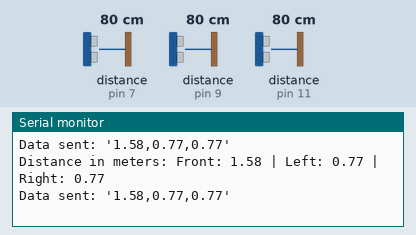
A sketch run on a simulated Arduino Uno, built with avr-gcc and run on an emulated ATmega328P. Shown: the last lines printed to the serial monitor. Wiring (inferred from the names in the program): 3 × ultrasonic range finder: trigger pin 6, echo pin 7 / trigger pin 8, echo pin 9 / trigger pin 10, echo pin 11. Inputs (shaded band) come from the test bench; at power-on: distance to the obstacle (sensors on pin 7, pin 9, pin 11) 80 cm. The echo pulse lasts 58.3 µs per cm; no radio packets arrive unless stated.

Above: at 1.2 s.
1.3 s: distance to the obstacle (sensor on pin 7) set to 120 cm
At 3.51 s:
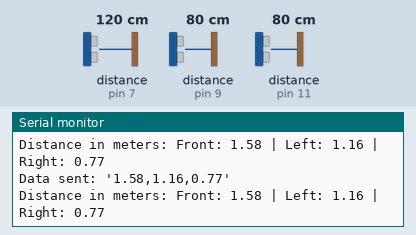
4.3 s: distance to the obstacle (sensor on pin 9) set to 120 cm
At 4.43 s:
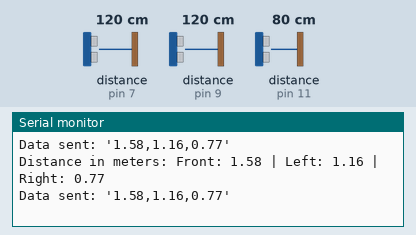
7.3 s: distance to the obstacle (sensor on pin 11) set to 35 cm
At 7.44 s:
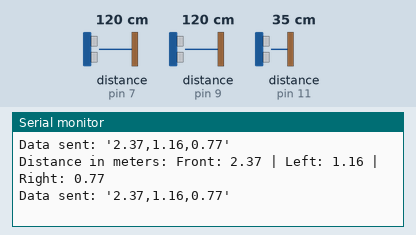
10.3 s: distance to the obstacle (sensor on pin 7) set to 2 cm
At 10.4 s:
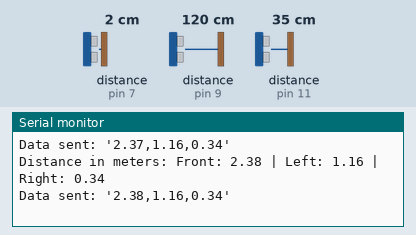
13.3 s: distance to the obstacle (sensor on pin 9) set to 35 cm
At 13.44 s:
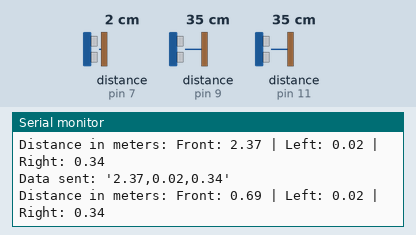
16.3 s: distance to the obstacle (sensor on pin 11) set to 2 cm
At 16.38 s:
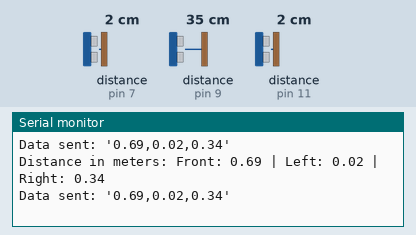
Timing chart, 0 to 19.3 s (numbered marks = the images above; inputs shaded):
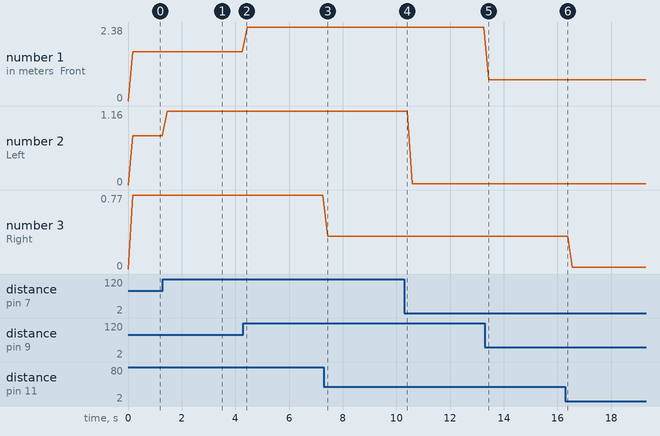

The sketch:

indoor_transmitter.ino
```cpp
#include <RH_ASK.h>
#include <SPI.h> // Not actually used but needed to compile
#define MAX_RANGE 5.0
RH_ASK driver;

const int triggerFront = 8;
const int echoFront = 9;
const int triggerLeft = 6;
const int echoLeft = 7;
const int triggerRight = 10;
const int echoRight = 11;

long distance = 0, distanceLeft = 0, distanceRight = 0;

void setup(){
  Serial.begin(9600);

  pinMode(triggerFront, OUTPUT);
  pinMode(echoFront, INPUT);
  pinMode(triggerLeft, OUTPUT);
  pinMode(echoLeft, INPUT);
  pinMode(triggerRight, OUTPUT);
  pinMode(echoRight, INPUT);

  if (!driver.init())
    Serial.println("init failed");
}

void loop(){
  Serial.print("\nDistance in meters: ");
  Serial.print("Front: "); Serial.print(distance*0.00034);
  Serial.print(" | Left: "); Serial.print(distanceLeft*0.0001657);
  Serial.print(" | Right: "); Serial.println(distanceRight*0.0001657);

  String d = String(distance*0.00034);
  d += ",";
  d += String(distanceLeft*0.0001657);
  d += ",";
  d += String(distanceRight*0.0001657);

  sendUltrasoundReading(d);
  delay(100);
}

int getDistance(int trigger, int echo) {
   digitalWrite(trigger, LOW);
   delayMicroseconds(2);

   // Start Measurement
   digitalWrite(trigger, HIGH);
   delayMicroseconds(5);
   digitalWrite(trigger, LOW);

   // Acquire and convert to mtrs
   return pulseIn(echo, HIGH, 38000);
}

void sendUltrasoundReading(String reading) {
  char msg[15];
  reading.toCharArray(msg, sizeof(msg));
  delay(5);

  driver.send((uint8_t *)msg, strlen(msg));
  driver.waitPacketSent();

  Serial.print("Data sent: '"); Serial.print(msg); Serial.println("'");
  distance = getDistance(triggerFront, echoFront);
  distanceLeft = getDistance(triggerLeft, echoLeft);
  distanceRight = getDistance(triggerRight, echoRight);
}
```

Measured:
- after the input at 1.3 s, the serial monitor: prints a new line after 0.17 s (image 1)
- after the input at 13.3 s, the serial monitor: prints a new line after 0.13 s (image 5)
- plotted number 1: 1.58 → 2.37 after the input at 4.3 s, 2.37 → 2.38 after the input at 7.3 s, 2.37 → 0.69 after the input at 13.3 s
- plotted number 2: 0.77 → 1.16 after the input at 1.3 s, 1.16 → 0.02 after the input at 10.3 s
- plotted number 3: 0.77 → 0.34 after the input at 7.3 s
